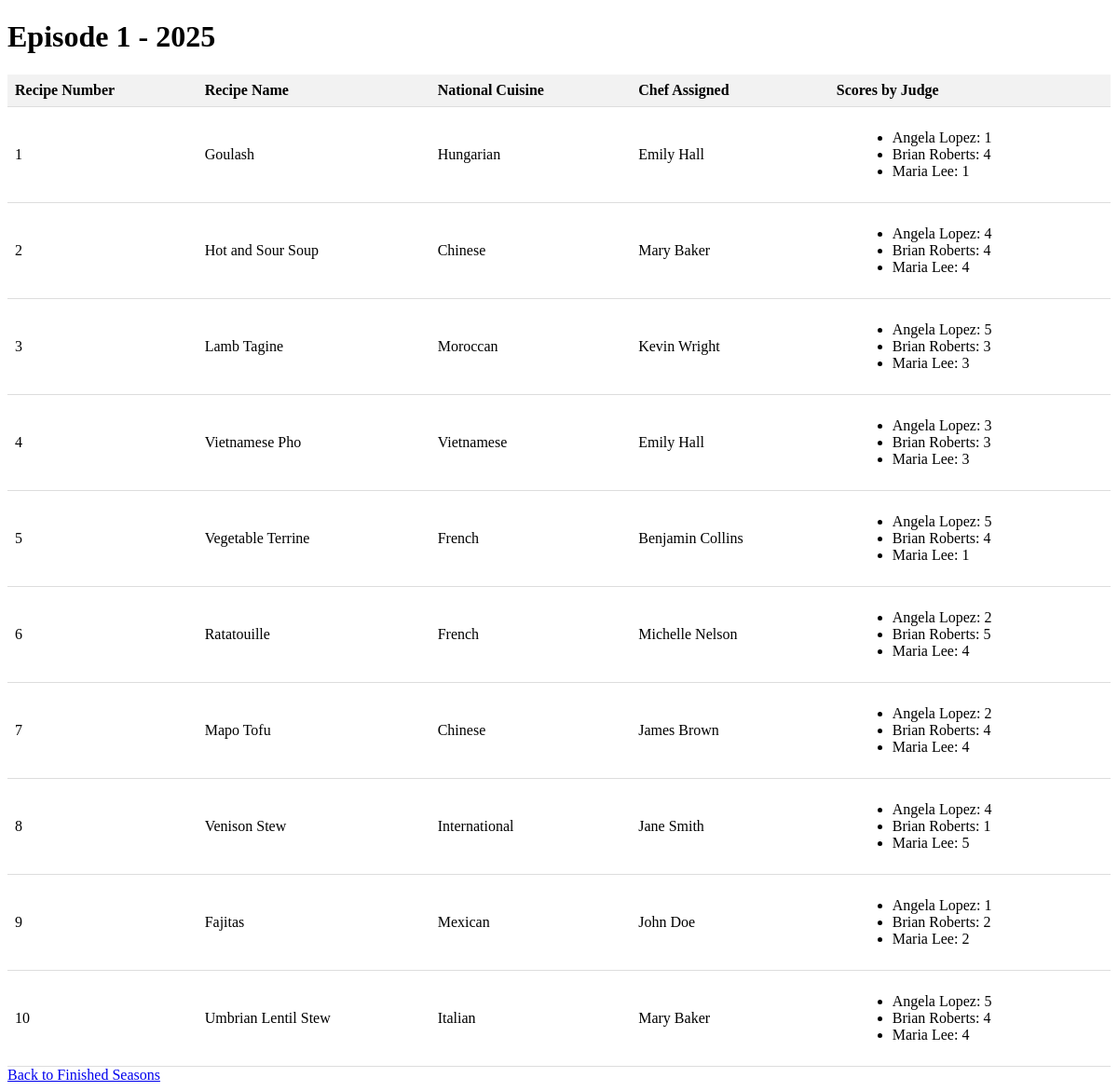
The page /view_episode/2025/1 (signed in) on the database its author committed.
### tables this page shows
CREATE TABLE episode_recipes (
    episodeYear INTEGER,
    episodeNumber INTEGER,
    recipeNumber INTEGER CHECK (recipeNumber BETWEEN 1 AND 10), --dificulty of the dish,
    recipeName VARCHAR(64),
    recipeNationalCuisine VARCHAR(64),
    chefAssignedToRecipeId INTEGER,
    PRIMARY KEY (episodeYear, episodeNumber, recipeNumber),
    FOREIGN KEY (episodeYear, episodeNumber) REFERENCES episodes(episodeYear, episodeNumber),
    FOREIGN KEY (recipeName) REFERENCES recipes(name),
    FOREIGN KEY (chefAssignedToRecipeId) REFERENCES chefs(id)
    FOREIGN KEY (recipeNationalCuisine) REFERENCES nationalCuisines(name)
);

### app.py (the view)
@app.route('/view_episode/<int:episode_year>/<int:episode_number>')
def view_episode(episode_year, episode_number):
    if 'username' not in session or not session['isAdmin']:
        return redirect(url_for('index'))
    conn = get_db_connection()
    cursor = conn.cursor()
    cursor.execute('''
        SELECT er.episodeYear, er.episodeNumber, er.recipeNumber, er.recipeName, er.recipeNationalCuisine, c.firstName || ' ' || c.lastName AS chefName
        FROM episode_recipes er
        LEFT JOIN chefs c ON er.chefAssignedToRecipeId = c.id
        WHERE er.episodeYear = ? AND er.episodeNumber = ?
    ''', (episode_year, episode_number))
    recipes = cursor.fetchall()
    cursor.execute('''
        SELECT rs.recipeNumber, rs.judgeNumber, rs.score, j.firstName || ' ' || j.lastName AS judgeName
        FROM recipe_score rs
        LEFT JOIN chefs j ON rs.judgeId = j.id
        WHERE rs.episodeYear = ? AND rs.episodeNumber = ?
    ''', (episode_year, episode_number))
    scores = cursor.fetchall()
    cursor.close()
    conn.close()
    if not recipes:
        flash('No recipes found for this episode', 'error')
        return redirect(url_for('view_finished_seasons'))
    scores_dict = {}
    for score in scores:
        recipe_number, judge_number, score_value, judge_name = score
        if recipe_number not in scores_dict:
            scores_dict[recipe_number] = []
        scores_dict[recipe_number].append((judge_name, score_value))
    return render_template('view_episode.html', episode_year=episode_year, episode_number=episode_number, recipes=recipes, scores=scores_dict)

### app.py (called while the page is built)
def get_db_connection():
    conn = sqlite3.connect('example.db')
    return conn

### templates/view_episode.html (shortened to what this page needs)
<!DOCTYPE html>
<html lang="en">
<head>
</head>
<body>
    <h1>Episode {{ episode_number }} - {{ episode_year }}</h1>
    <table>
        <tr>
            <th>Recipe Number</th>
            <th>Recipe Name</th>
            <th>National Cuisine</th>
            <th>Chef Assigned</th>
            <th>Scores by Judge</th>
        </tr>
        {% for recipe in recipes %}
            <tr>
                <td>{{ recipe[2] }}</td>
                <td>{{ recipe[3] }}</td>
                <td>{{ recipe[4] }}</td>
                <td>{{ recipe[5] }}</td>
                <td>
                    <ul class="scores">
                        {% for score in scores.get(recipe[2], []) %}
                            <li>{{ score[0] }}: {{ score[1] }}</li>
                        {% endfor %}
                    </ul>
                </td>
            </tr>
        {% endfor %}
    </table>
    <a href="{{ url_for('view_finished_seasons') }}" class="back-button">Back to Finished Seasons</a>
</body>
</html>

### templates/view_episode.html (style rules this page uses)
.back-button { margin-top: 20px; }
table { width: 100%; border-collapse: collapse; }
th, td { padding: 8px; text-align: left; border-bottom: 1px solid #ddd; }
th { background-color: #f2f2f2; }
.scores { margin-left: 20px; }

### rows shown on the page
episode_recipes: recipeNumber "1", recipeName "Goulash", recipeNationalCuisine "Hungarian", recipe "Emily Hall", score "Angela Lopez" "Brian Roberts" "Maria Lee", score "1" "4" "1"
episode_recipes: recipeNumber "2", recipeName "Hot and Sour Soup", recipeNationalCuisine "Chinese", recipe "Mary Baker", score "Angela Lopez" "Brian Roberts" "Maria Lee", score "4" "4" "4"
episode_recipes: recipeNumber "3", recipeName "Lamb Tagine", recipeNationalCuisine "Moroccan", recipe "Kevin Wright", score "Angela Lopez" "Brian Roberts" "Maria Lee", score "5" "3" "3"
episode_recipes: recipeNumber "4", recipeName "Vietnamese Pho", recipeNationalCuisine "Vietnamese", recipe "Emily Hall", score "Angela Lopez" "Brian Roberts" "Maria Lee", score "3" "3" "3"
episode_recipes: recipeNumber "5", recipeName "Vegetable Terrine", recipeNationalCuisine "French", recipe "Benjamin Collins", score "Angela Lopez" "Brian Roberts" "Maria Lee", score "5" "4" "1"
episode_recipes: recipeNumber "6", recipeName "Ratatouille", recipeNationalCuisine "French", recipe "Michelle Nelson", score "Angela Lopez" "Brian Roberts" "Maria Lee", score "2" "5" "4"
episode_recipes: recipeNumber "7", recipeName "Mapo Tofu", recipeNationalCuisine "Chinese", recipe "James Brown", score "Angela Lopez" "Brian Roberts" "Maria Lee", score "2" "4" "4"
episode_recipes: recipeNumber "8", recipeName "Venison Stew", recipeNationalCuisine "International", recipe "Jane Smith", score "Angela Lopez" "Brian Roberts" "Maria Lee", score "4" "1" "5"
episode_recipes: recipeNumber "9", recipeName "Fajitas", recipeNationalCuisine "Mexican", recipe "John Doe", score "Angela Lopez" "Brian Roberts" "Maria Lee", score "1" "2" "2"
episode_recipes: recipeNumber "10", recipeName "Umbrian Lentil Stew", recipeNationalCuisine "Italian", recipe "Mary Baker", score "Angela Lopez" "Brian Roberts" "Maria Lee", score "5" "4" "4"

### other values the page prints
{{ episode_number }} "1"
{{ episode_year }} "2025"
